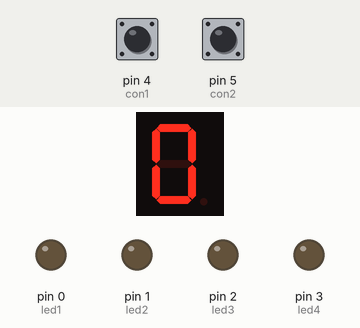
This sketch was run on a simulated Arduino Uno, built with avr-gcc and run on an emulated ATmega328P. On the bench: 1-digit seven-segment display, output pins drawn as LEDs (lit = HIGH). Wiring (inferred from the names in the program): 1-digit 7-segment display, segments lit when HIGH: segments pin 7, pin 8, pin 9, pin 10, pin 11, pin 12, pin 13. Inputs (shaded band) come from the test bench; at power-on: pin 4 (con1) HIGH, pin 5 (con2) HIGH. The segment pins are drawn as the display they are named for; pins used as bus, display or sensor lines are not drawn.

Above: at 1.2 s.
1.3 s: pin 4 (con1) pulled LOW for 3.2 s
At 4.7 s:
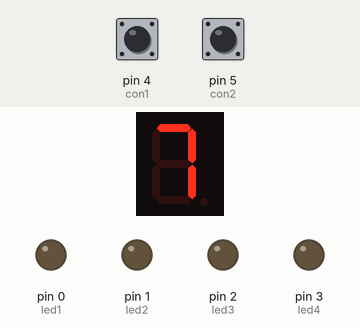
6.0 s: pin 4 (con1) pulled LOW for 0.15 s
At 7.2 s:
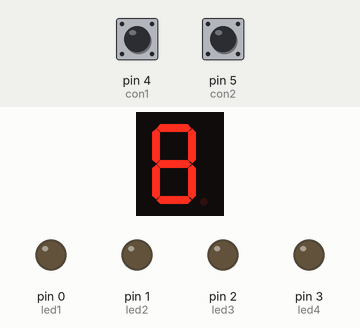
7.6 s: pin 5 (con2) pulled LOW for 0.15 s
At 10.0 s:
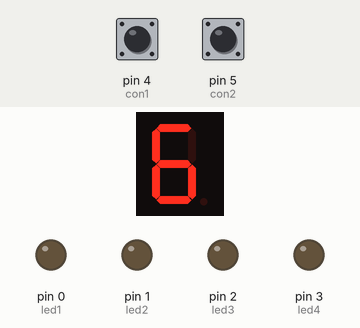
Timing chart, 0 to 11.5 s (numbered marks = the images above; inputs shaded):
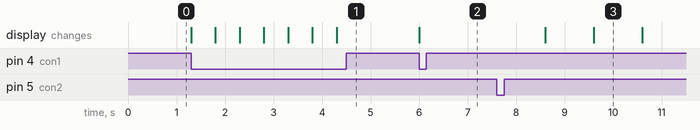

Measured:
- after the input at 1.3 s, the display: first changes at once (image 1 shows a later state)
- after the input at 6.0 s, the display: changes at once (image 2)
- after the input at 7.6 s, the display: first changes after 1.0 s (image 3 shows a later state)

The sketch:

tema4-13.ino
```cpp
const int a = 7;
const int b = 8;
const int c = 9;
const int d = 10;
const int e = 11;
const int f = 12;
const int g = 13;
const int con1 = 4;
const int con2 = 5;
const int pulsador = 6;
int led = 0;
#define led1 0
#define led2 1
#define led3 2
#define led4 3
int i = 0;

void numero(int i) {
  switch (i) {
    case 0:
      digitalWrite(a, HIGH);                // encendido número 0
      digitalWrite(b, HIGH);
      digitalWrite(c, HIGH);
      digitalWrite(d, HIGH);
      digitalWrite(e, HIGH);
      digitalWrite(f, HIGH);
      digitalWrite(g, LOW);
      break;
    case 1:
      digitalWrite(a, LOW);                 // encendido número 1
      digitalWrite(b, HIGH);
      digitalWrite(c, HIGH);
      digitalWrite(d, LOW);
      digitalWrite(e, LOW);
      digitalWrite(f, LOW);
      digitalWrite(g, LOW);
      break;
    case 2:
      digitalWrite(a, HIGH);                // encendido número 2
      digitalWrite(b, HIGH);
      digitalWrite(c, LOW);
      digitalWrite(d, HIGH);
      digitalWrite(e, HIGH);
      digitalWrite(f, LOW);
      digitalWrite(g, HIGH);
      break;
    case 3:
      digitalWrite(a, HIGH);                // encendido número 3
      digitalWrite(b, HIGH);
      digitalWrite(c, HIGH);
      digitalWrite(d, HIGH);
      digitalWrite(e, LOW);
      digitalWrite(f, LOW);
      digitalWrite(g, HIGH);
      break;
    case 4:
      digitalWrite(a, LOW);                // encendido número 4
      digitalWrite(b, HIGH);
      digitalWrite(c, HIGH);
      digitalWrite(d, LOW);
      digitalWrite(e, LOW);
      digitalWrite(f, HIGH);
      digitalWrite(g, HIGH);
      break;
    case 5:
      digitalWrite(a, HIGH);                // encendido número 5
      digitalWrite(b, LOW);
      digitalWrite(c, HIGH);
      digitalWrite(d, HIGH);
      digitalWrite(e, LOW);
      digitalWrite(f, HIGH);
      digitalWrite(g, HIGH);
      break;
    case 6:
      digitalWrite(a, HIGH);                // encendido número 6
      digitalWrite(b, LOW);
      digitalWrite(c, HIGH);
      digitalWrite(d, HIGH);
      digitalWrite(e, HIGH);
      digitalWrite(f, HIGH);
      digitalWrite(g, HIGH);
      break;
    case 7:
      digitalWrite(a, HIGH);                // encendido número 7
      digitalWrite(b, HIGH);
      digitalWrite(c, HIGH);
      digitalWrite(d, LOW);
      digitalWrite(e, LOW);
      digitalWrite(f, LOW);
      digitalWrite(g, LOW);
      break;
    case 8:
      digitalWrite(a, HIGH);                // encendido número 8
      digitalWrite(b, HIGH);
      digitalWrite(c, HIGH);
      digitalWrite(d, HIGH);
      digitalWrite(e, HIGH);
      digitalWrite(f, HIGH);
      digitalWrite(g, HIGH);
      break;
    case 9:
      digitalWrite(a, HIGH);                // encendido número 9
      digitalWrite(b, HIGH);
      digitalWrite(c, HIGH);
      digitalWrite(d, HIGH);
      digitalWrite(e, LOW);
      digitalWrite(f, HIGH);
      digitalWrite(g, HIGH);
      break;
  }
}

void riego() {
  while (led < 4) {
    numero(3);
    digitalWrite(led, HIGH);
    delay(1000);
    numero(2);
    delay(1000);
    numero(1);
    delay(1000);
    digitalWrite(led, LOW);
    led++;
    numero(0);
  }
}

void setup() {
  // put your setup code here, to run once:
  pinMode(a, OUTPUT);
  pinMode(b, OUTPUT);
  pinMode(c, OUTPUT);
  pinMode(d, OUTPUT);
  pinMode(e, OUTPUT);
  pinMode(f, OUTPUT);
  pinMode(g, OUTPUT);
  pinMode(led1, OUTPUT);
  pinMode(led2, OUTPUT);
  pinMode(led3, OUTPUT);
  pinMode(led4, OUTPUT);
  pinMode(con1, INPUT_PULLUP);
  pinMode(con2, INPUT_PULLUP);
  pinMode(pulsador, INPUT_PULLUP);
  numero(0);
}

void loop() {
  // put your main code here, to run repeatedly:
if (digitalRead(con1) == LOW) {
  i++;
  numero(i);
  delay(500);
}
if (digitalRead(con2) == LOW) {
  for (i = i; i > 0; i--) {
    numero(i);
    delay(1000);
  }
  numero(0);
}


}
```
